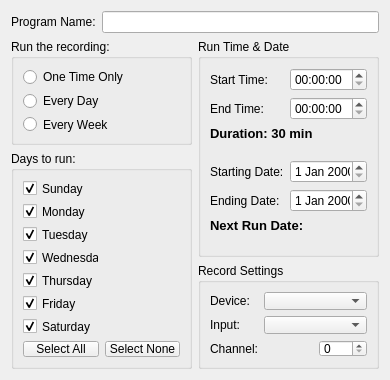
<ui version="4.0" >
 <class>programEditorWidget</class>
 <widget class="QWidget" name="programEditorWidget" >
  <property name="geometry" >
   <rect>
    <x>0</x>
    <y>0</y>
    <width>390</width>
    <height>380</height>
   </rect>
  </property>
  <property name="minimumSize" >
   <size>
    <width>390</width>
    <height>380</height>
   </size>
  </property>
  <layout class="QGridLayout" name="gridLayout_4" >
   <item row="0" column="0" colspan="2" >
    <layout class="QHBoxLayout" name="horizontalLayout" >
     <item>
      <widget class="QLabel" name="programName" >
       <property name="text" >
        <string>Program Name:</string>
       </property>
      </widget>
     </item>
     <item>
      <widget class="QLineEdit" name="programNameLineEdit" />
     </item>
    </layout>
   </item>
   <item row="1" column="0" >
    <widget class="QGroupBox" name="runGroupBox" >
     <property name="title" >
      <string>Run the recording:</string>
     </property>
     <layout class="QGridLayout" name="gridLayout" >
      <item row="0" column="0" >
       <widget class="QRadioButton" name="oneTimeRadioButton" >
        <property name="toolTip" >
         <string>Record only once</string>
        </property>
        <property name="whatsThis" >
         <string>This records a program only one time, starting at the starting date you specify.</string>
        </property>
        <property name="text" >
         <string>One Time Only</string>
        </property>
       </widget>
      </item>
      <item row="1" column="0" >
       <widget class="QRadioButton" name="dailyRadioButton" >
        <property name="toolTip" >
         <string>Record every day</string>
        </property>
        <property name="whatsThis" >
         <string>This will record every day of the week which you select in the "Days to run" group box.</string>
        </property>
        <property name="text" >
         <string>Every Day</string>
        </property>
       </widget>
      </item>
      <item row="2" column="0" >
       <widget class="QRadioButton" name="weeklyRadioButton" >
        <property name="toolTip" >
         <string>Record every week</string>
        </property>
        <property name="whatsThis" >
         <string>This records every week, starting at the date you specify. For example, if you start it on a Tuesday, it will run the next Tuesday, and so on.</string>
        </property>
        <property name="text" >
         <string>Every Week</string>
        </property>
       </widget>
      </item>
     </layout>
    </widget>
   </item>
   <item rowspan="2" row="1" column="1" >
    <widget class="QGroupBox" name="timeDatesGroupBox" >
     <property name="title" >
      <string>Run Time &amp;&amp; Date</string>
     </property>
     <layout class="QGridLayout" name="runTimeDateLayout" >
      <item row="0" column="0" >
       <widget class="QLabel" name="startTimeLabel" >
        <property name="text" >
         <string>Start Time:</string>
        </property>
       </widget>
      </item>
      <item row="0" column="1" >
       <widget class="QTimeEdit" name="startTimeEdit" >
        <property name="toolTip" >
         <string>Choose at what time you would like to start recording.</string>
        </property>
       </widget>
      </item>
      <item row="1" column="0" >
       <widget class="QLabel" name="endTimeLabel" >
        <property name="text" >
         <string>End Time:</string>
        </property>
       </widget>
      </item>
      <item row="1" column="1" >
       <widget class="QTimeEdit" name="endTimeEdit" >
        <property name="toolTip" >
         <string>Choose at what time you would like to end the recording.</string>
        </property>
       </widget>
      </item>
      <item row="2" column="0" colspan="2" >
       <widget class="QLabel" name="runTimeLabel" >
        <property name="sizePolicy" >
         <sizepolicy vsizetype="Preferred" hsizetype="Fixed" >
          <horstretch>0</horstretch>
          <verstretch>0</verstretch>
         </sizepolicy>
        </property>
        <property name="text" >
         <string>&lt;!DOCTYPE HTML PUBLIC "-//W3C//DTD HTML 4.0//EN" "http://www.w3.org/TR/REC-html40/strict.dtd">
&lt;html>&lt;head>&lt;meta name="qrichtext" content="1" />&lt;style type="text/css">
p, li { white-space: pre-wrap; }
&lt;/style>&lt;/head>&lt;body style=" font-family:'Sans Serif'; font-size:10pt; font-weight:400; font-style:normal;">
&lt;p style=" margin-top:0px; margin-bottom:0px; margin-left:0px; margin-right:0px; -qt-block-indent:0; text-indent:0px;">&lt;span style=" font-weight:600;">Duration: 30 min&lt;/span>&lt;/p>&lt;/body>&lt;/html></string>
        </property>
        <property name="alignment" >
         <set>Qt::AlignLeading|Qt::AlignLeft|Qt::AlignTop</set>
        </property>
       </widget>
      </item>
      <item row="4" column="0" >
       <widget class="QLabel" name="endingDateLabel" >
        <property name="text" >
         <string>Ending Date:</string>
        </property>
       </widget>
      </item>
      <item row="3" column="0" >
       <widget class="QLabel" name="startingDateLabel" >
        <property name="text" >
         <string>Starting Date:</string>
        </property>
       </widget>
      </item>
      <item row="4" column="1" >
       <widget class="QDateEdit" name="endDateEdit" >
        <property name="toolTip" >
         <string>Choose a date to stop recording your program.</string>
        </property>
       </widget>
      </item>
      <item row="3" column="1" >
       <widget class="QDateEdit" name="startDateEdit" >
        <property name="toolTip" >
         <string>Choose a start date for your program.</string>
        </property>
       </widget>
      </item>
      <item row="5" column="0" colspan="2" >
       <widget class="QLabel" name="nextRunDateLabel" >
        <property name="sizePolicy" >
         <sizepolicy vsizetype="Preferred" hsizetype="Preferred" >
          <horstretch>0</horstretch>
          <verstretch>0</verstretch>
         </sizepolicy>
        </property>
        <property name="text" >
         <string>&lt;!DOCTYPE HTML PUBLIC "-//W3C//DTD HTML 4.0//EN" "http://www.w3.org/TR/REC-html40/strict.dtd">
&lt;html>&lt;head>&lt;meta name="qrichtext" content="1" />&lt;style type="text/css">
p, li { white-space: pre-wrap; }
&lt;/style>&lt;/head>&lt;body style=" font-family:'Sans Serif'; font-size:10pt; font-weight:400; font-style:normal;">
&lt;p style=" margin-top:0px; margin-bottom:0px; margin-left:0px; margin-right:0px; -qt-block-indent:0; text-indent:0px;">&lt;span style=" font-weight:600;">Next Run Date: &lt;/span>&lt;/p>&lt;/body>&lt;/html></string>
        </property>
        <property name="alignment" >
         <set>Qt::AlignLeading|Qt::AlignLeft|Qt::AlignTop</set>
        </property>
       </widget>
      </item>
     </layout>
    </widget>
   </item>
   <item rowspan="2" row="2" column="0" >
    <widget class="QGroupBox" name="daysToRunGroupBox" >
     <property name="title" >
      <string>Days to run:</string>
     </property>
     <layout class="QGridLayout" name="gridLayout_3" >
      <item row="0" column="0" >
       <widget class="QCheckBox" name="sundayCheckBox" >
        <property name="text" >
         <string>Sunday</string>
        </property>
        <property name="checked" >
         <bool>true</bool>
        </property>
       </widget>
      </item>
      <item row="1" column="0" >
       <widget class="QCheckBox" name="mondayCheckBox" >
        <property name="text" >
         <string>Monday</string>
        </property>
        <property name="checked" >
         <bool>true</bool>
        </property>
       </widget>
      </item>
      <item row="2" column="0" >
       <widget class="QCheckBox" name="tuesdayCheckBox" >
        <property name="text" >
         <string>Tuesday</string>
        </property>
        <property name="checked" >
         <bool>true</bool>
        </property>
       </widget>
      </item>
      <item row="3" column="0" >
       <widget class="QCheckBox" name="wednesdayCheckBox" >
        <property name="text" >
         <string>Wednesday</string>
        </property>
        <property name="checked" >
         <bool>true</bool>
        </property>
       </widget>
      </item>
      <item row="4" column="0" >
       <widget class="QCheckBox" name="thursdayCheckBox" >
        <property name="text" >
         <string>Thursday</string>
        </property>
        <property name="checked" >
         <bool>true</bool>
        </property>
       </widget>
      </item>
      <item row="5" column="0" >
       <widget class="QCheckBox" name="fridayCheckBox" >
        <property name="text" >
         <string>Friday</string>
        </property>
        <property name="checked" >
         <bool>true</bool>
        </property>
       </widget>
      </item>
      <item row="6" column="0" >
       <widget class="QCheckBox" name="saturdayCheckBox" >
        <property name="text" >
         <string>Saturday</string>
        </property>
        <property name="checked" >
         <bool>true</bool>
        </property>
       </widget>
      </item>
      <item row="7" column="0" >
       <widget class="QPushButton" name="selectAllPushButton" >
        <property name="toolTip" >
         <string>Select All the Days</string>
        </property>
        <property name="text" >
         <string>Select All</string>
        </property>
       </widget>
      </item>
      <item row="7" column="1" >
       <widget class="QPushButton" name="selectNonePushButton" >
        <property name="toolTip" >
         <string>Deselect All the Days</string>
        </property>
        <property name="text" >
         <string>Select None</string>
        </property>
       </widget>
      </item>
     </layout>
    </widget>
   </item>
   <item row="3" column="1" >
    <widget class="QGroupBox" name="programSettingsGroupBox" >
     <property name="title" >
      <string>Record Settings</string>
     </property>
     <layout class="QGridLayout" name="gridLayout_5" >
      <item row="0" column="0" >
       <widget class="QLabel" name="deviceLabel" >
        <property name="text" >
         <string>Device:</string>
        </property>
       </widget>
      </item>
      <item row="0" column="1" colspan="2" >
       <widget class="QComboBox" name="deviceComboBox" >
        <property name="toolTip" >
         <string>Select a device to record from.</string>
        </property>
        <property name="whatsThis" >
         <string>If you have multiple devices in your system, you may select the device you would like to record from here.</string>
        </property>
       </widget>
      </item>
      <item row="1" column="0" >
       <widget class="QLabel" name="inputLabel" >
        <property name="text" >
         <string>Input:</string>
        </property>
       </widget>
      </item>
      <item row="1" column="1" colspan="2" >
       <widget class="QComboBox" name="inputComboBox" >
        <property name="toolTip" >
         <string>Select an input on the device.</string>
        </property>
        <property name="whatsThis" >
         <string>You may select what input on the selected device from which to record from here.</string>
        </property>
       </widget>
      </item>
      <item row="2" column="0" colspan="2" >
       <widget class="QLabel" name="channelLabel" >
        <property name="text" >
         <string>Channel:</string>
        </property>
       </widget>
      </item>
      <item row="2" column="2" >
       <widget class="QSpinBox" name="channelSpinBox" >
        <property name="toolTip" >
         <string>Select a channel.</string>
        </property>
        <property name="whatsThis" >
         <string>Select a channel. If you set Input to be something other than "Tuner" or "Television", you cannot change the channel.</string>
        </property>
       </widget>
      </item>
     </layout>
    </widget>
   </item>
  </layout>
 </widget>
 <resources/>
 <connections/>
</ui>
